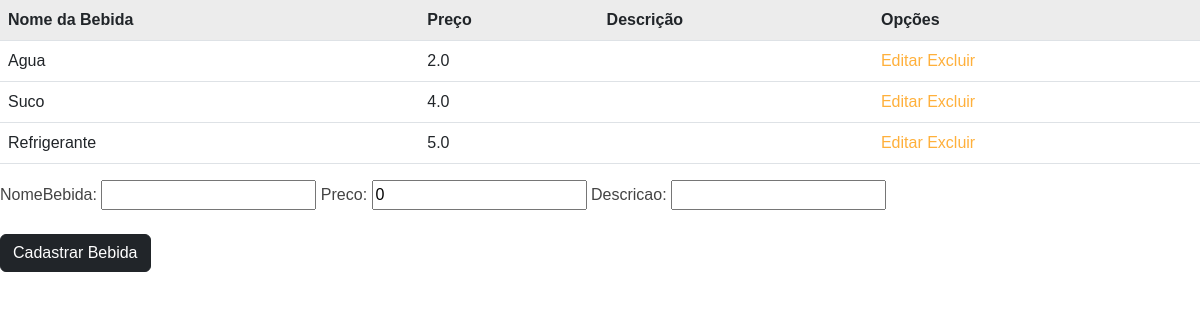
The page /gerenciarBebidas on the database as committed earlier.
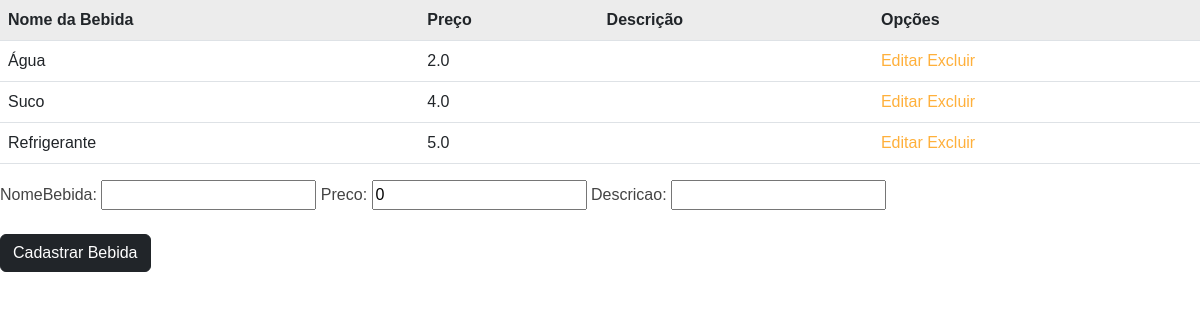
The same page on the database as committed later.
### core/models.py (models this page shows, shortened)
class Bebida(models.Model):
  nomeBebida = models.CharField('NomeBebida', max_length=255, blank=True)
  preco = models.FloatField('Preco', default=0, blank=True)
  descricao = models.CharField('Descricao', max_length=255, blank=True)

### core/views.py (the view)
# urls.py: path('gerenciarBebidas', gerenciarBebidas, name="gerenciarBebidas"),
def gerenciarBebidas(request):
  bebidas = Bebida.objects.all()
  formBebida = bebidaForm(request.POST or None)
  if formBebida.is_valid():
    formBebida.save()
    return redirect("index")
  pacote = {'formBebida':formBebida, 'bebidas':bebidas}
  return render(request, 'gerenciarBebidas.html', pacote)

### core/form.py
class bebidaForm(ModelForm):
  class Meta:
    model = Bebida
    fields = ["nomeBebida","preco","descricao"]

### core/templates/gerenciarBebidas.html (shortened to what this page needs)
<!DOCTYPE html>
<html lang="pt-br">
<head>
  {%load static%}
  <link href="{% static 'assets/vendor/animate.css/animate.min.css'%}" rel="stylesheet">
  <link href="{% static 'assets/vendor/bootstrap/css/bootstrap.min.css'%}" rel="stylesheet">
  <link href="{% static 'assets/vendor/bootstrap-icons/bootstrap-icons.css'%}" rel="stylesheet">
  <link href="{% static 'assets/vendor/boxicons/css/boxicons.min.css'%}" rel="stylesheet">
  <link href="{% static 'assets/vendor/glightbox/css/glightbox.min.css'%}" rel="stylesheet">
  <link href="{% static 'assets/vendor/swiper/swiper-bundle.min.css'%}" rel="stylesheet">
  <link href="{% static 'assets/css/style.css'%}" rel="stylesheet">
</head>
<body>
  <table class="table table-hover">
    <tr>
      <th> Nome da Bebida </th>
      <th> Preço </th>
      <th> Descrição </th>
      <th> Opções </th>
    </tr>
    {%for bebida in bebidas%}
    <tr>
      <td>{{bebida.nomeBebida}} </td>
      <td>{{bebida.preco}} </td>
      <td>{{bebida.descricao}} </td>
      <td> <a href="{%url 'editarBebida' bebida.id%}">Editar</a> <a href="{%url 'deletarBebida' bebida.id%}">Excluir</a> </td>
    </tr>
    {%endfor%}
  </table>
  <form method="POST" class="form-inline">
    {{formBebida}}
    <br>
    <br>
    <button type="submit" class="btn btn-dark">Cadastrar Bebida</button>
  </form>
</body>
</html>

Rows that differ between the two databases and show on the page:
changed Bebida: nomeBebida "Agua" → "Água"
